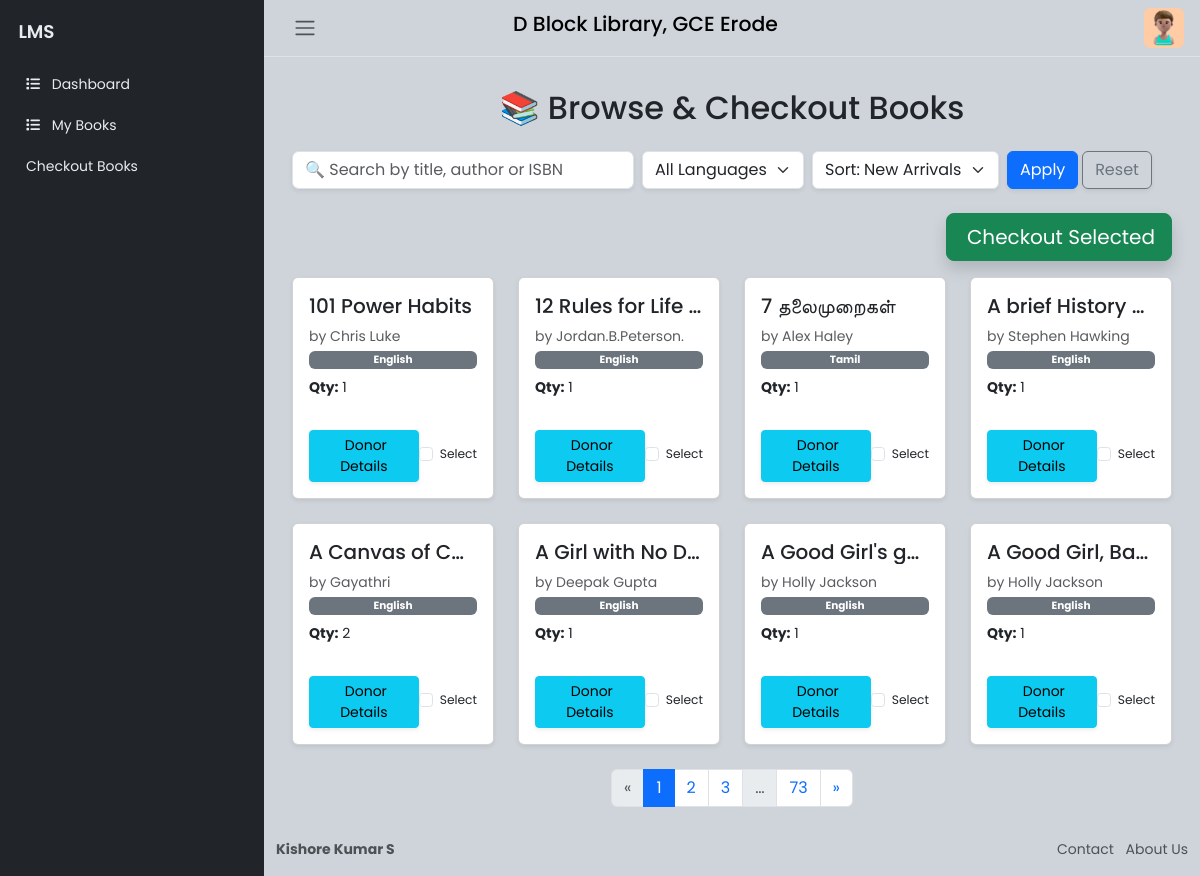
The page /stu/checkoutbooks (signed in) on the database its author committed.
### website/models.py (models this page shows, shortened)
class Book(db.Model):
    __tablename__ = 'book'
    id = Column(Integer, primary_key=True)
    student_id = Column(Integer, ForeignKey('user.id'), nullable=True)
    title = Column(String(150), nullable=False)
    author = Column(String(150), nullable=False)
    isbn = Column(String(20), nullable=True)
    published_date = Column(DateTime, nullable=True)
    quantity = Column(Integer, default=0, nullable=False)
    language = Column(String(20), nullable=False)
    date_of_donation = Column(DateTime, nullable=False)
    donor_id = Column(Integer, ForeignKey('donor.id'), nullable=True)
    added_at = db.Column(db.DateTime, default=datetime.utcnow, nullable=False)
    student = relationship('User', back_populates='books')
    borrowed_by = relationship('BorrowedBook', back_populates='book')
    donor = relationship('Donor', back_populates='books')

### website/stu.py (the view, shortened to what this page needs)
@stu.route('/checkoutbooks', methods=['GET', 'POST'])
@login_required
def CheckoutBooks():
    search_query = request.args.get('search', '')
    lang_filter  = request.args.get('language', '')
    sort_option  = request.args.get('sort', 'newest')
    page         = request.args.get('page', 1, type=int)
    q = Book.query
    if search_query:
        term = f"%{search_query}%"
        q = q.filter(or_(Book.title.ilike(term),
                         Book.author.ilike(term),
                         Book.isbn.ilike(term)))
    if lang_filter:
        q = q.filter(Book.language == lang_filter)
    if sort_option == 'newest':
        q = q.order_by(desc(Book.date_of_donation))
    elif sort_option == 'oldest':
        q = q.order_by(Book.date_of_donation)
    elif sort_option == 'a_z':
        q = q.order_by(Book.title.asc())
    elif sort_option == 'z_a':
        q = q.order_by(Book.title.desc())
    elif sort_option == 'popular':
        q = q.outerjoin(BorrowedBook).group_by(Book.id).order_by(func.count(BorrowedBook.id).desc())
    else:
        q = q.order_by(desc(Book.added_at))
    books = q.paginate(page=page, per_page=8, error_out=False)
    for book in books.items:
        if book.donor:
            donated = [
                {"title": b.title, "date": b.date_of_donation.strftime("%d %b %Y")}
                for b in book.donor.books
            ]
            book.donor_data = {
                "name": book.donor.name,
                "dept": book.donor.department,
                "yog": book.donor.year_of_graduation,
                "donated": donated
            }
        else:
            book.donor_data = {"name": "N/A", "dept": "", "yog": "", "donated": []}
    unique_languages = [l[0] for l in db.session.query(Book.language.distinct()).all()]
    sort_options = [
        ('newest',  'New Arrivals'),
        ('popular', 'Popular'),
        ('oldest',  'Oldest'),
        ('a_z',     'A → Z'),
        ('z_a',     'Z → A'),
    ]
    return render_template(
        'CheckoutBooks.html',
        books=books,
        search_query=search_query,
        lang_filter=lang_filter,
        sort_option=sort_option,
        unique_languages=unique_languages,
        sort_options=sort_options
    )

### website/templates/CheckoutBooks.html (shortened to what this page needs)
{% extends "StudentHome.html" %}
{% block stucontent %}
<div class="container my-4" id="unifiedBooksContent">
  <h2 class="mb-4 text-center">📚 Browse & Checkout Books</h2>
  <form method="GET" class="row row-cols-lg-auto g-2 align-items-center mb-4">
    <div class="col-12">
      <input type="text" name="search" class="form-control shadow-sm"
             placeholder="🔍 Search by title, author or ISBN" value="{{ search_query }}">
    </div>
    <div class="col-6 col-md-3">
      <select name="language" class="form-select shadow-sm">
        <option value="">All Languages</option>
      </select>
    </div>
    <div class="col-6 col-md-3">
      <select name="sort" class="form-select shadow-sm">
        {% for key,label in sort_options %}
          <option value="{{ key }}" {% if key==sort_option %}selected{% endif %}>Sort: {{ label }}</option>
        {% endfor %}
      </select>
    </div>
    <div class="col-12 col-md-auto">
      <button type="submit" class="btn btn-primary shadow-sm">Apply</button>
      <a href="{{ url_for('stu.CheckoutBooks') }}" class="btn btn-outline-secondary shadow-sm">Reset</a>
    </div>
  </form>
  <div class="d-flex justify-content-end mb-3">
    <button class="btn btn-success btn-lg shadow" onclick="prepareCheckout()">
       Checkout Selected
    </button>
  </div>
  <form id="bookListForm" method="POST" action="{{ url_for('stu.CheckoutBooks') }}">
    <div class="row row-cols-1 row-cols-sm-2 row-cols-md-3 row-cols-lg-4 g-4">
      {% for book in books.items %}
      <div class="col">
        <div class="card h-100 book-card shadow-sm position-relative">
          <div class="card-body d-flex flex-column">
            <h5 class="card-title title-ellipsis" title="{{ book.title }}">
              {{ book.title }}
            </h5>
            <p class="card-text mb-1 text-muted">by {{ book.author }}</p>
            <span class="badge bg-secondary mb-2">{{ book.language }}</span>
            <p class="card-text mb-2"><strong>Qty:</strong> {{ book.quantity }}</p>
            <div class="mt-auto d-flex justify-content-between align-items-center">
              <button type="button"
                      class="btn btn-info btn-sm shadow-sm"
                      data-bs-toggle="modal"
                      data-bs-target="#donorModal"
                      data-donor='{{ book.donor_data | tojson | safe }}'>
                 Donor Details
              </button>
              <div class="form-check">
                <input class="form-check-input" type="checkbox"
                       name="book_ids" value="{{ book.id }}"
                       id="chk{{ book.id }}"
                       {% if book.quantity==0 %}disabled{% endif %}>
                <label class="form-check-label small" for="chk{{ book.id }}">
                  {% if book.quantity==0 %}
                    <span class="text-danger">Unavailable</span>
                  {% else %}
                    Select
                  {% endif %}
                </label>
              </div>
            </div>
          </div>
        </div>
      </div>
      {% endfor %}
    </div>
  </form>
  <nav aria-label="Page navigation" class="mt-4">
    <ul class="pagination justify-content-center">
      {% if books.has_prev %}
      <li class="page-item">
        <a class="page-link" href="{{ url_for('stu.CheckoutBooks', page=books.prev_num, search=search_query, language=lang_filter, sort=sort_option) }}"
           aria-label="Previous" onclick="handleNav()">&laquo;</a>
      </li>
      {% else %}
      <li class="page-item disabled"><span class="page-link">&laquo;</span></li>
      {% endif %}
      {% for p in books.iter_pages(left_edge=1, right_edge=1, left_current=2, right_current=2) %}
        {% if p %}
        <li class="page-item {% if p==books.page %}active{% endif %}">
          <a class="page-link" href="{{ url_for('stu.CheckoutBooks', page=p, search=search_query, language=lang_filter, sort=sort_option) }}"
             onclick="handleNav()">{{ p }}</a>
        </li>
        {% else %}
        <li class="page-item disabled"><span class="page-link">…</span></li>
        {% endif %}
      {% endfor %}
      {% if books.has_next %}
      <li class="page-item">
        <a class="page-link" href="{{ url_for('stu.CheckoutBooks', page=books.next_num, search=search_query, language=lang_filter, sort=sort_option) }}"
           aria-label="Next" onclick="handleNav()">&raquo;</a>
      </li>
      {% else %}
      <li class="page-item disabled"><span class="page-link">&raquo;</span></li>
      {% endif %}
    </ul>
  </nav>
</div>
{% endblock %}

### website/static/css/BaseFormat.css (style rules this page uses)
body { font-family: 'Poppins', sans-serif; font-size: 0.875rem; opacity: 1; overflow-y: scroll; margin: 0; }
a { cursor: pointer; text-decoration: none; font-family: 'Poppins', sans-serif; }
li { list-style: none; }
.card { box-shadow: 0 0 .875rem 0 rgba(34, 46, 60, .05); margin-bottom: 24px; }

### website/templates/CheckoutBooks.html (style rules this page uses)
.book-card { opacity: 0; transform: translateY(10px); transition: opacity .5s ease, transform .5s ease; }
.book-card.loaded { opacity: 1; transform: translateY(0); }
.title-ellipsis { white-space: nowrap; overflow: hidden; text-overflow: ellipsis; display: block; }

### rows shown on the page
Book: title "101 Power Habits", author "Chris Luke", language "English", quantity "1", shows "Select"
Book: title "12 Rules for Life…", author "Jordan.B.Peterson.", language "English", quantity "1", shows "Select"
Book: title "7 தலைமுறைகள்", author "Alex Haley", language "Tamil", quantity "1", shows "Select"
Book: title "A brief History…", author "Stephen Hawking", language "English", quantity "1", shows "Select"
Book: title "A Canvas of C…", author "Gayathri", language "English", quantity "2", shows "Select"
Book: title "A Girl with No D…", author "Deepak Gupta", language "English", quantity "1", shows "Select"
Book: title "A Good Girl's g…", author "Holly Jackson", language "English", quantity "1", shows "Select"
Book: title "A Good Girl, Ba…", author "Holly Jackson", language "English", quantity "1", shows "Select"

### other values the page prints
{{ p }} "1" "2" "3" "73"
